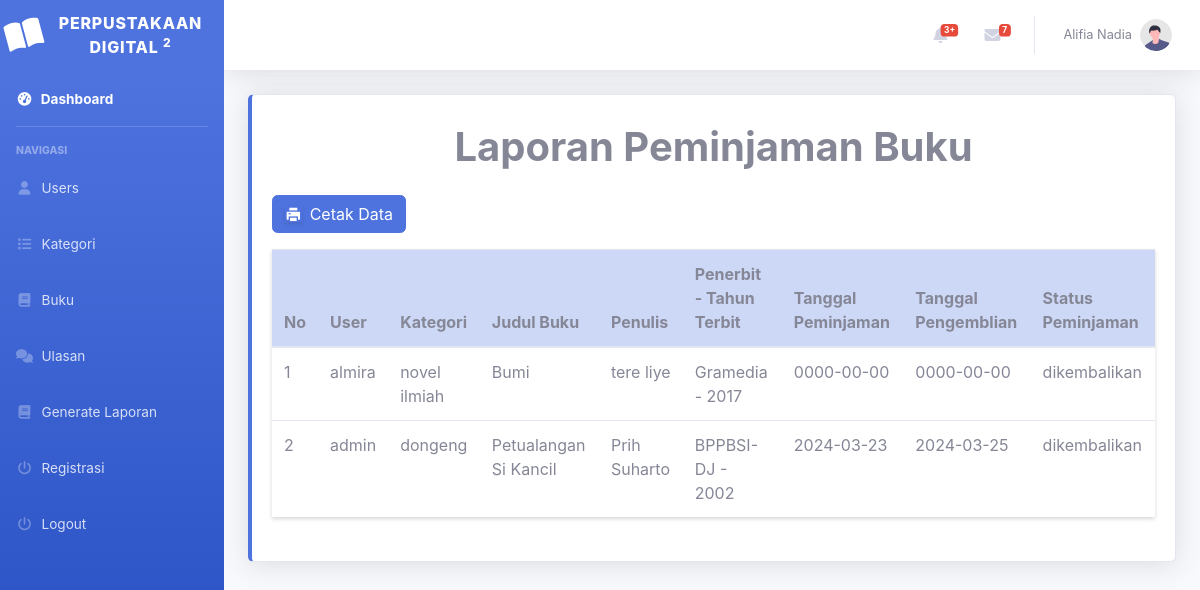
The page /index.php?page=laporan (signed in) on the database its author committed.
### tables this page shows
CREATE TABLE `peminjaman` (
  `id_peminjaman` int(11) NOT NULL,
  `id_user` int(11) NOT NULL,
  `id_buku` int(11) NOT NULL,
  `tgl_pinjam` date NOT NULL,
  `tgl_pengembalian` date NOT NULL,
  `status_pinjam` varchar(150) NOT NULL
);

CREATE TABLE `user` (
  `id_user` int(11) NOT NULL,
  `role` enum('admin','petugas','peminjam') NOT NULL,
  `username` varchar(100) NOT NULL,
  `password` varchar(100) NOT NULL,
  `email` varchar(100) NOT NULL,
  `nama_lengkap` varchar(100) NOT NULL,
  `alamat` text NOT NULL,
  `telepon` int(13) NOT NULL
);

CREATE TABLE `kategori_buku` (
  `id_kategori` int(11) NOT NULL,
  `nama_kategori` varchar(100) NOT NULL
);

CREATE TABLE `buku` (
  `id_buku` int(11) NOT NULL,
  `id_kategori` int(11) NOT NULL,
  `foto` varchar(100) NOT NULL,
  `judul` varchar(100) NOT NULL,
  `penulis` varchar(100) NOT NULL,
  `penerbit` varchar(100) NOT NULL,
  `tahun_terbit` int(11) NOT NULL,
  `deskripsi` varchar(255) NOT NULL
);

### laporan.php (the view, shortened to what this page needs)
<head>
    <link rel="stylesheet" href="https://cdn.datatables.net/1.13.4/css/dataTables.bootstrap5.min.css" />
    <link rel="stylesheet" href="https://cdn.datatables.net/2.0.1/css/dataTables.dataTables.css">
</head>
<div class="container-fluid">
    <div class="card border-left-primary shadow h-100 py-2">
        <div class="card-body">
            <h1 class="justify-content-center d-flex text-capitalize"><b><?php echo ($_SESSION['role'] != 'peminjam') ? 'Laporan peminjaman buku' : 'Laporan peminjaman buku ' . $_SESSION['username']; ?></b></h1>
            <div class="row">
                <div class="col-md-12">
                    <a href="cetak.php" target="_blank" class="btn btn-primary my-3"><i class="ri-printer-fill mr-2 shadow-sm"></i>Cetak Data</a>
                    <table id="example" class="table shadow-sm table-hover" style="width:100%">
                        <thead>
                        <tr>
                            <th class="table-primary">No</th>
                            <?php if ($_SESSION['role'] != 'peminjam') { ?>
                                <th class="table-primary">User</th>
                            <?php } ?>
                            <th class="table-primary">Kategori</th>
                            <th class="table-primary">Judul Buku</th>
                            <th class="table-primary">Penulis</th>
                            <th class="table-primary">Penerbit - Tahun Terbit</th>
                            <th class="table-primary">Tanggal Peminjaman</th>
                            <th class="table-primary">Tanggal Pengemblian</th>
                            <th class="table-primary">Status Peminjaman</th>
                        </tr>
                        </thead>
                        <?php
                        $no = 0;
                        $query = mysqli_query($conn, "SELECT * FROM peminjaman as pj LEFT JOIN user ON user.id_user = pj.id_user LEFT JOIN buku ON buku.id_buku = pj.id_buku LEFT JOIN kategori_buku as katbuk ON katbuk.id_kategori = buku.id_kategori");
                        while ($data = mysqli_fetch_array($query)) {
                        ?>
                            <tr>
                                <td><?php echo ++$no; ?></td>
                                <?php if ($_SESSION['role'] != 'peminjam') { ?>
                                    <td><?php echo $data['username'] ?></td>
                                <?php } ?>
                                <td><?php echo $data['nama_kategori'] ?></td>
                                <td><?php echo $data['judul'] ?></td>
                                <td><?php echo $data['penulis'] ?></td>
                                <td><?php echo $data['penerbit'] ?> - <?php echo $data['tahun_terbit'] ?></td>
                                <td><?php echo $data['tgl_pinjam'] ?></td>
                                <td><?php echo $data['tgl_pengembalian'] ?></td>
                                <td><?php echo $data['status_pinjam'] ?></td>
                            </tr>
                        <?php } ?>
                    </table>
                </div>
            </div>
        </div>
    </div>
</div>

### rows shown on the page
peminjaman: id_user.username "almira", kategori_buku.nama_kategori "novel ilmiah", id_buku.judul "Bumi", id_buku.penulis "tere liye", id_buku.penerbit "Gramedia", id_buku.tahun_terbit "2017", tgl_pinjam "0000-00-00", tgl_pengembalian "0000-00-00", status_pinjam "dikembalikan"
peminjaman: id_user.username "admin", kategori_buku.nama_kategori "dongeng", id_buku.judul "Petualangan Si Kancil", id_buku.penulis "Prih Suharto", id_buku.penerbit "BPPBSI-DJ", id_buku.tahun_terbit "2002", tgl_pinjam "2024-03-23", tgl_pengembalian "2024-03-25", status_pinjam "dikembalikan"

### other values the page prints
$_SESSION['nama_lengkap'] "Alifia Nadia"
